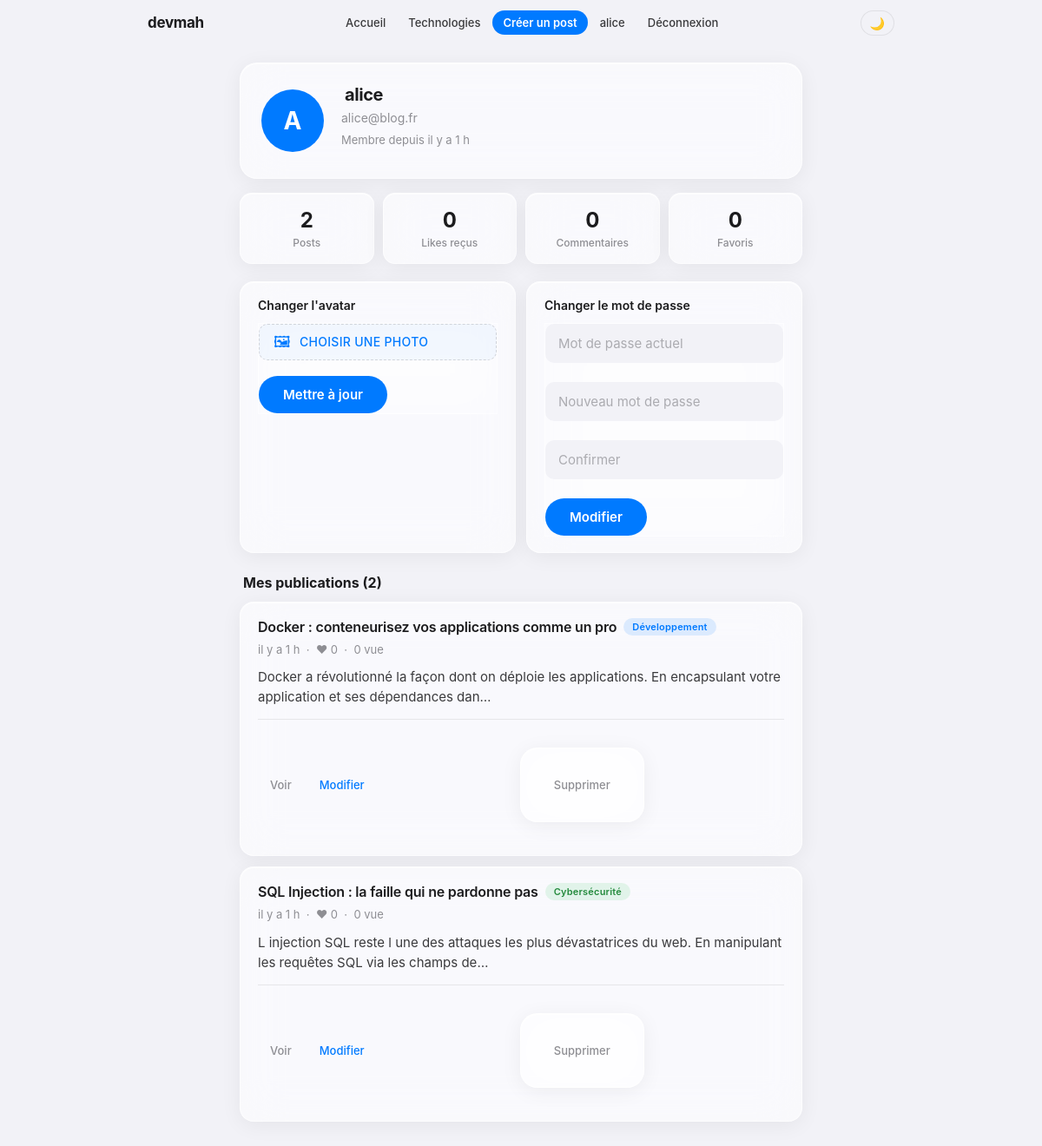
Page /index.php?action=showProfile (signed in) on the committed database.
### tables this page shows
CREATE TABLE users (
    id INT AUTO_INCREMENT PRIMARY KEY,

     
    username VARCHAR(50) NOT NULL UNIQUE,

     
    email VARCHAR(100) NOT NULL UNIQUE,

     
    password VARCHAR(255) NOT NULL,

     
    role ENUM('user', 'admin') NOT NULL DEFAULT 'user',

     
    avatar VARCHAR(255) DEFAULT NULL,

     
    remember_token VARCHAR(64) DEFAULT NULL,
    remember_expires DATETIME DEFAULT NULL,

     
    created_at DATETIME NOT NULL DEFAULT CURRENT_TIMESTAMP
);

CREATE TABLE posts (
    id INT AUTO_INCREMENT PRIMARY KEY,

     
    user_id INT NOT NULL,

     
    title VARCHAR(150) NOT NULL,

     
    content TEXT NOT NULL,

     
    image_path VARCHAR(255) DEFAULT NULL,

     
    category ENUM('developpement', 'cybersecurite') NOT NULL DEFAULT 'developpement',

     
    technology VARCHAR(100) DEFAULT NULL,

     
    views INT NOT NULL DEFAULT 0,

     
    created_at DATETIME NOT NULL DEFAULT CURRENT_TIMESTAMP,
    updated_at DATETIME NOT NULL DEFAULT CURRENT_TIMESTAMP
    ON UPDATE CURRENT_TIMESTAMP,

     
    CONSTRAINT fk_posts_user
        FOREIGN KEY (user_id)
        REFERENCES users(id)
        ON DELETE CASCADE
        ON UPDATE CASCADE
);

### index.php (called while the page is built, shortened)
<?php
require_once 'controllers/postControllers.php';
?>

### models/userModel.php (called while the page is built, shortened)
<?php
function getUserById($pdo, $id)
{
    $sql = "SELECT id, username, email, role, avatar, created_at FROM users WHERE id = ?";
    $stmt = $pdo->prepare($sql);
    $stmt->execute([$id]);
    return $stmt->fetch(PDO::FETCH_ASSOC);
}
function getUserStats($pdo, $user_id)
{
    $stmt = $pdo->prepare("SELECT COUNT(*) FROM posts WHERE user_id = ?");
    $stmt->execute([$user_id]);
    $postCount = (int) $stmt->fetchColumn();
    $stmt = $pdo->prepare("SELECT COUNT(*) FROM likes INNER JOIN posts ON likes.post_id = posts.id WHERE posts.user_id = ?");
    $stmt->execute([$user_id]);
    $likesReceived = (int) $stmt->fetchColumn();
    $stmt = $pdo->prepare("SELECT COUNT(*) FROM comments WHERE user_id = ?");
    $stmt->execute([$user_id]);
    $commentCount = (int) $stmt->fetchColumn();
    $stmt = $pdo->prepare("SELECT COUNT(*) FROM bookmarks WHERE user_id = ?");
    $stmt->execute([$user_id]);
    $bookmarkCount = (int) $stmt->fetchColumn();
    return [
        'post_count'     => $postCount,
        'likes_received' => $likesReceived,
        'comment_count'  => $commentCount,
        'bookmark_count' => $bookmarkCount,
    ];
}
function getPostsByUserId($pdo, $user_id)
{
    $sql = "
        SELECT
            posts.id,
            posts.title,
            posts.content,
            posts.created_at,
            posts.category,
            posts.technology,
            posts.views,
            COUNT(likes.id) AS like_count
        FROM posts
        LEFT JOIN likes ON likes.post_id = posts.id
        WHERE posts.user_id = ?
        GROUP BY posts.id
        ORDER BY posts.created_at DESC
    ";
    $stmt = $pdo->prepare($sql);
    $stmt->execute([$user_id]);
    return $stmt->fetchAll(PDO::FETCH_ASSOC);
}
?>

### models/postModels.php (called while the page is built, shortened)
<?php
function getRelativeDate($datetime)
{
    $diff = time() - strtotime($datetime);
    if ($diff < 86400)   return "il y a " . floor($diff / 3600) . " h";
    $years = floor($diff / 31536000);
    return "il y a " . $years . " an" . ($years > 1 ? "s" : "");
}
?>

### view/users/profile.php (the view, shortened to what this page needs)
<?php require_once 'view/partial/header.php'; ?>
<main>
    <div class="profile-card">
        <div class="profile-avatar-wrap">
            <?php if (!empty($profileUser['avatar'])): ?>
                <img src="<?php echo htmlspecialchars($profileUser['avatar']); ?>" class="profile-avatar-img" alt="Avatar">
            <?php else: ?>
                <div class="profile-avatar-placeholder"><?php echo strtoupper(mb_substr($profileUser['username'], 0, 1)); ?></div>
            <?php endif; ?>
        </div>
        <div class="profile-info">
            <h2><?php echo htmlspecialchars($profileUser['username']); ?></h2>
            <p class="profile-email"><?php echo htmlspecialchars($profileUser['email']); ?></p>
            <p class="meta">Membre depuis <?php echo getRelativeDate($profileUser['created_at']); ?></p>
        </div>
    </div>
    <div class="stats-grid">
        <div class="stat-card">
            <span class="stat-value"><?php echo $profileStats['post_count']; ?></span>
            <span class="stat-label">Posts</span>
        </div>
        <div class="stat-card">
            <span class="stat-value"><?php echo $profileStats['likes_received']; ?></span>
            <span class="stat-label">Likes reçus</span>
        </div>
        <div class="stat-card">
            <span class="stat-value"><?php echo $profileStats['comment_count']; ?></span>
            <span class="stat-label">Commentaires</span>
        </div>
        <div class="stat-card">
            <span class="stat-value"><?php echo $profileStats['bookmark_count']; ?></span>
            <span class="stat-label">Favoris</span>
        </div>
    </div>
    <div class="profile-settings">
        <div class="profile-section">
            <h3>Changer l'avatar</h3>
            <form action="index.php" method="POST" enctype="multipart/form-data" class="settings-form">
                <label for="avatarInput" class="avatar-upload-label" id="avatarLabel">
                    <span class="avatar-upload-icon">🖼</span>
                    <span class="avatar-upload-text">Choisir une photo</span>
                </label>
                <button type="submit" name="action" value="updateAvatar">Mettre à jour</button>
            </form>
        </div>
        <div class="profile-section">
            <h3>Changer le mot de passe</h3>
            <form action="index.php" method="POST" class="settings-form">
                <input type="password" name="current_password" placeholder="Mot de passe actuel" required>
                <input type="password" name="new_password"     placeholder="Nouveau mot de passe" required>
                <input type="password" name="confirm_password" placeholder="Confirmer" required>
                <button type="submit" name="action" value="updatePassword">Modifier</button>
            </form>
        </div>
    </div>
    <h3 class="section-title">Mes publications (<?php echo $profileStats['post_count']; ?>)</h3>
    <?php if (count($profilePosts) > 0): ?>
        <?php foreach ($profilePosts as $post): ?>
        <article>
            <div class="article-header">
                <h3><?php echo htmlspecialchars($post['title']); ?></h3>
                <span class="badge <?php echo $post['category'] === 'developpement' ? 'badge-dev' : 'badge-secu'; ?>">
                    <?php echo $post['category'] === 'developpement' ? 'Développement' : 'Cybersécurité'; ?>
                </span>
            </div>
            <p class="meta">
                <?php echo getRelativeDate($post['created_at']); ?>
                &nbsp;·&nbsp; ♥ <?php echo $post['like_count']; ?>
                &nbsp;·&nbsp; <?php echo $post['views']; ?> vue<?php echo $post['views'] > 1 ? 's' : ''; ?>
            </p>
            <p><?php echo nl2br(htmlspecialchars(mb_substr($post['content'], 0, 120))); ?>…</p>
            <div class="post-actions">
                <a href="index.php?action=showPost&id=<?php echo $post['id']; ?>" class="btn-detail">Voir</a>
                <a href="index.php?action=showEditPost&id=<?php echo $post['id']; ?>" class="btn-edit">Modifier</a>
                <form method="POST" action="index.php" style="display:inline;" onsubmit="return confirm('Supprimer ce post ?');">
                    <button type="submit" class="btn-delete">Supprimer</button>
                </form>
            </div>
        </article>
        <?php endforeach; ?>
    <?php else: ?>
        <div class="empty-message"><p>Aucune publication pour le moment.</p></div>
    <?php endif; ?>
</main>
<?php require_once 'view/partial/footer.php'; ?>

### rows in the picture
users: username "A", username "alice", email "alice@blog.fr", created_at "il y a 1 h"
posts: id "2", title "Docker : conteneurisez vos applications comme un pro", category "Développement", created_at "il y a 1 h", like_count "0", views "0", content "Docker a révolutionné la façon dont on déploie les applications. En encapsulant votre application et ses dépendances dan"
posts: title "SQL Injection : la faille qui ne pardonne pas", category "Cybersécurité", created_at "il y a 1 h", like_count "0", views "0", content "L injection SQL reste l une des attaques les plus dévastatrices du web. En manipulant les requêtes SQL via les champs de"

### other values in the picture
$_SESSION['user']['username'] "alice"
$profileStats['likes_received'] "0"
$profileStats['comment_count'] "0"
$profileStats['bookmark_count'] "0"
